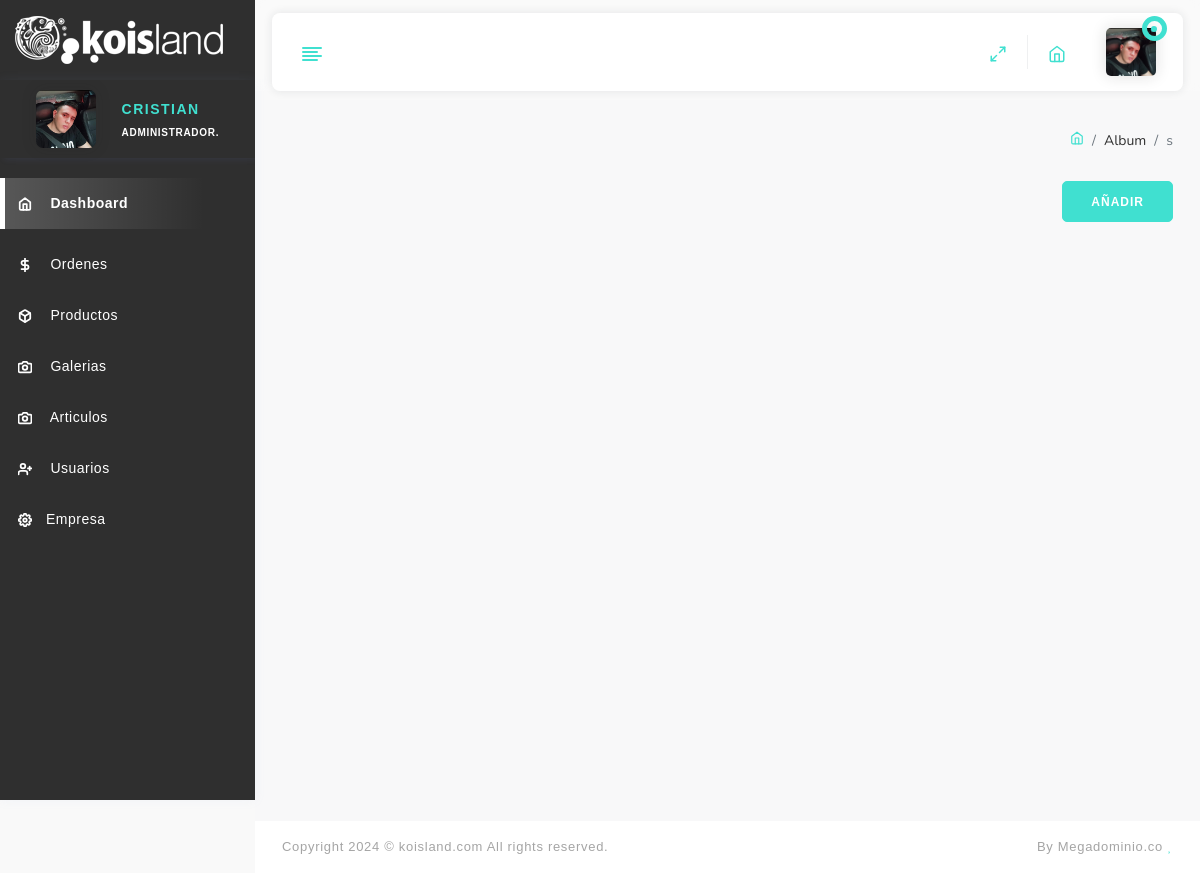
The page /dash/album/detalle/6/ (signed in) on the database as committed earlier.
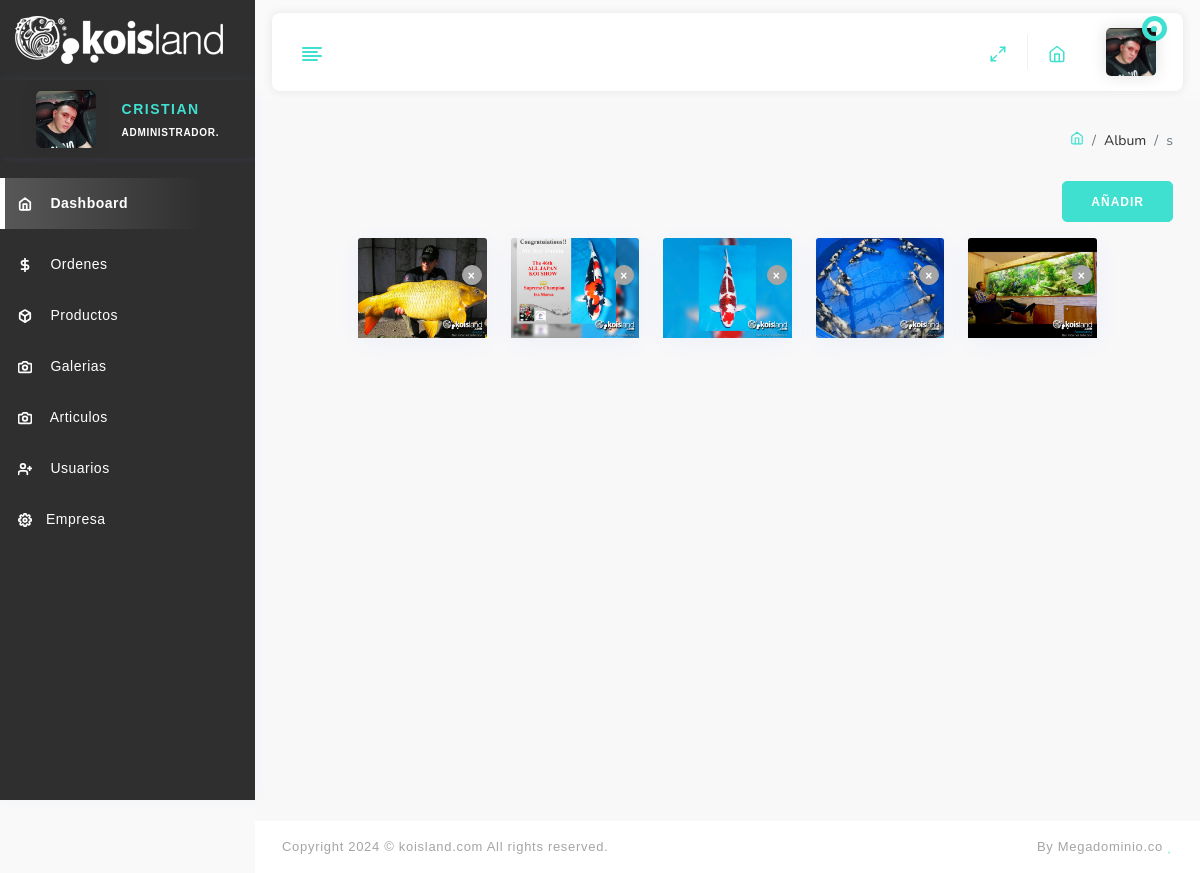
The same page on the database as committed later.
### bas/models.py (models this page shows, shortened)
class ClaseModelo(models.Model):
    estado = models.BooleanField(default=True)
    fc = models.DateTimeField(auto_now_add=True)
    fm = models.DateTimeField(auto_now=True)
    uc = models.ForeignKey(settings.AUTH_USER_MODEL,null=True, blank=True, on_delete=models.DO_NOTHING, related_name='%(class)s_requests_created')
    um = models.IntegerField(blank=True,null=True)
    class Meta:
        abstract=True

class ImageGallery(ClaseModelo):
    album = models.ForeignKey(AlbumGallery, related_name='imagenes', on_delete=models.CASCADE, verbose_name="Álbum")
    titulo = models.CharField(max_length=100, verbose_name="Título de la Imagen")
    imagen = models.ImageField(upload_to='imagenes/album/imagenes/', verbose_name="Imagen")
    descripcion = models.TextField(blank=True, null=True, verbose_name="Descripción")

### bas/views.py (the view)
# urls.py: path('album/detalle/<int:id>/', album_detail, name='albumes_detalle'),
@login_required(login_url='bas:login')
def album_detail(request, id):
    imagenes = ImageGallery.objects.filter(album=id)
    return render(request, 'album_detail.html', {'imagenes': imagenes})

### app/context_processors.py (called while the page is built)
def empresa(request):
    emp = Empresa.objects.all().first()
    return {'emp': emp}

### usr/models.py (called while the page is built)
    def __str__(self):
        return '{}'.format(self.nombre)

### bas/templates/album_detail.html (shortened to what this page needs)
{% extends 'base/index.html' %} {% load static %} {% block content %}
<div class="container-fluid">
  <div class="page-header">
    <div class="row">
      <div class="col-lg-6">
      </div>
      <div class="col-lg-6">
        <ol class="breadcrumb pull-right">
          <li class="breadcrumb-item">
            <a href="/">
            </a>
          </li>
          <li class="breadcrumb-item">Album</li>
          <li class="breadcrumb-item active">{{ album.nombre }}s</li>
        </ol>
      </div>
    </div>
  </div>
  <div class="row">
    <div class="col-md-12 d-flex justify-content-end">
      <a href="{% url 'bas:add_image' %}" class="btn btn-primary btn-sm">Añadir</a>
    </div>
  </div>
</div>
<div class="container-fluid mt-3">
  <div class="row justify-content-center">
    {% for image in imagenes %}
    <div class="col-6 col-sm-2">
      <div class="card text-center position-relative">
        <img class="card-img-top" src="{{ image.imagen.url }}" alt="{{ imagen.nombre }}">
        <div class="position-absolute" style="top: 5px; right: 5px;">
          <a href="{% url 'bas:editar_image' image.id %}">
            <i class="fa fa-edit" title="Edit"></i>
          </a>
          <form action="{% url 'bas:eliminar_image' image.id %}" method="POST" enctype="multipart/form-data"
            onsubmit="return confirm('¿Segur@ que deseas borrar la imagen?')">
            <button type="submit" class="btn btn-danger btn-sm"
              style="border-radius: 50%; width: 20px; height: 20px; padding: 0;">&times;</button>
          </form>
        </div>
      </div>
    </div>
    {% endfor %}
  </div>
</div>
{% endblock %}

Rows that differ between the two databases and show on the page:
added ImageGallery: imagen (picture)
added ImageGallery: imagen (picture)
added ImageGallery: imagen (picture)
added ImageGallery: imagen (picture)
added ImageGallery: imagen (picture)
